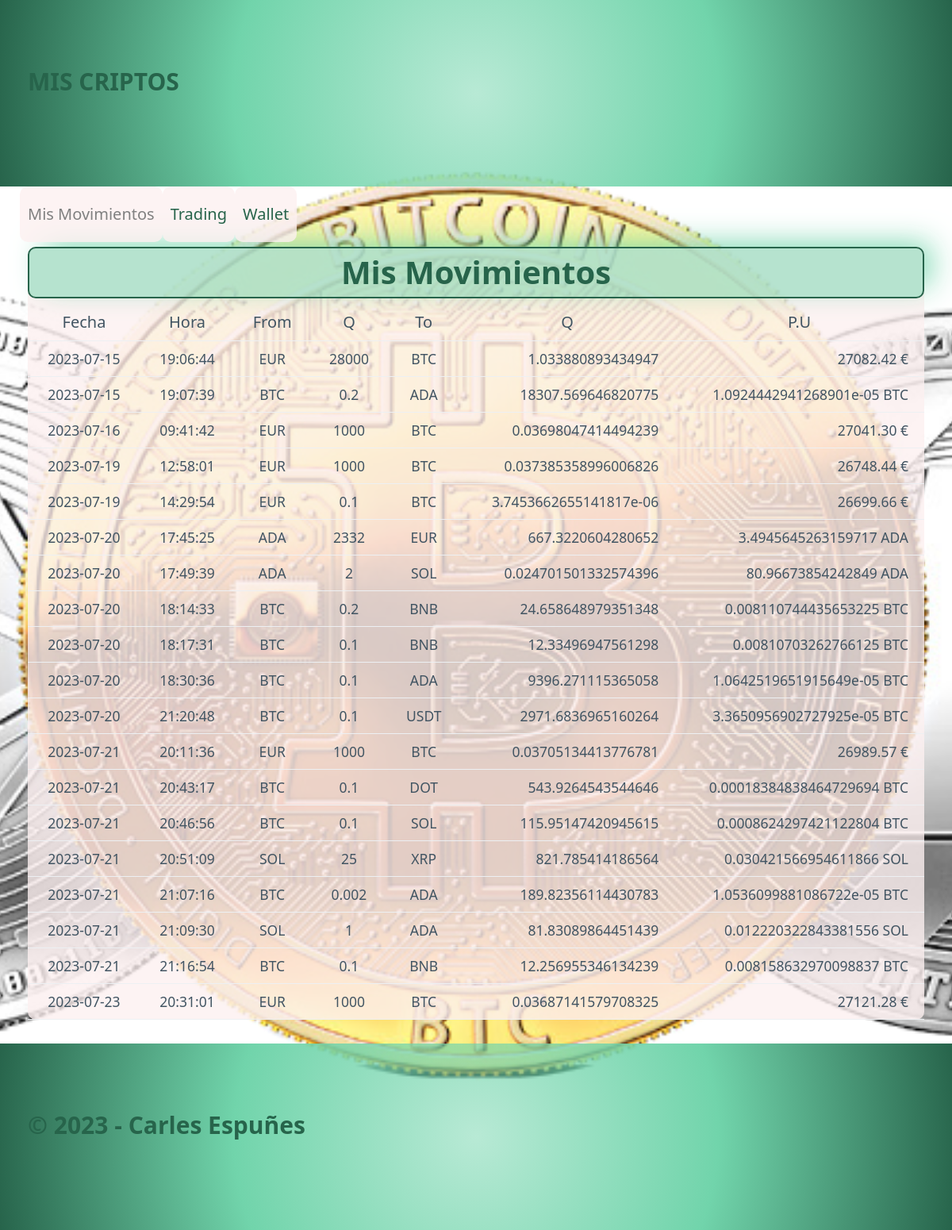
Before: / with the older database file.
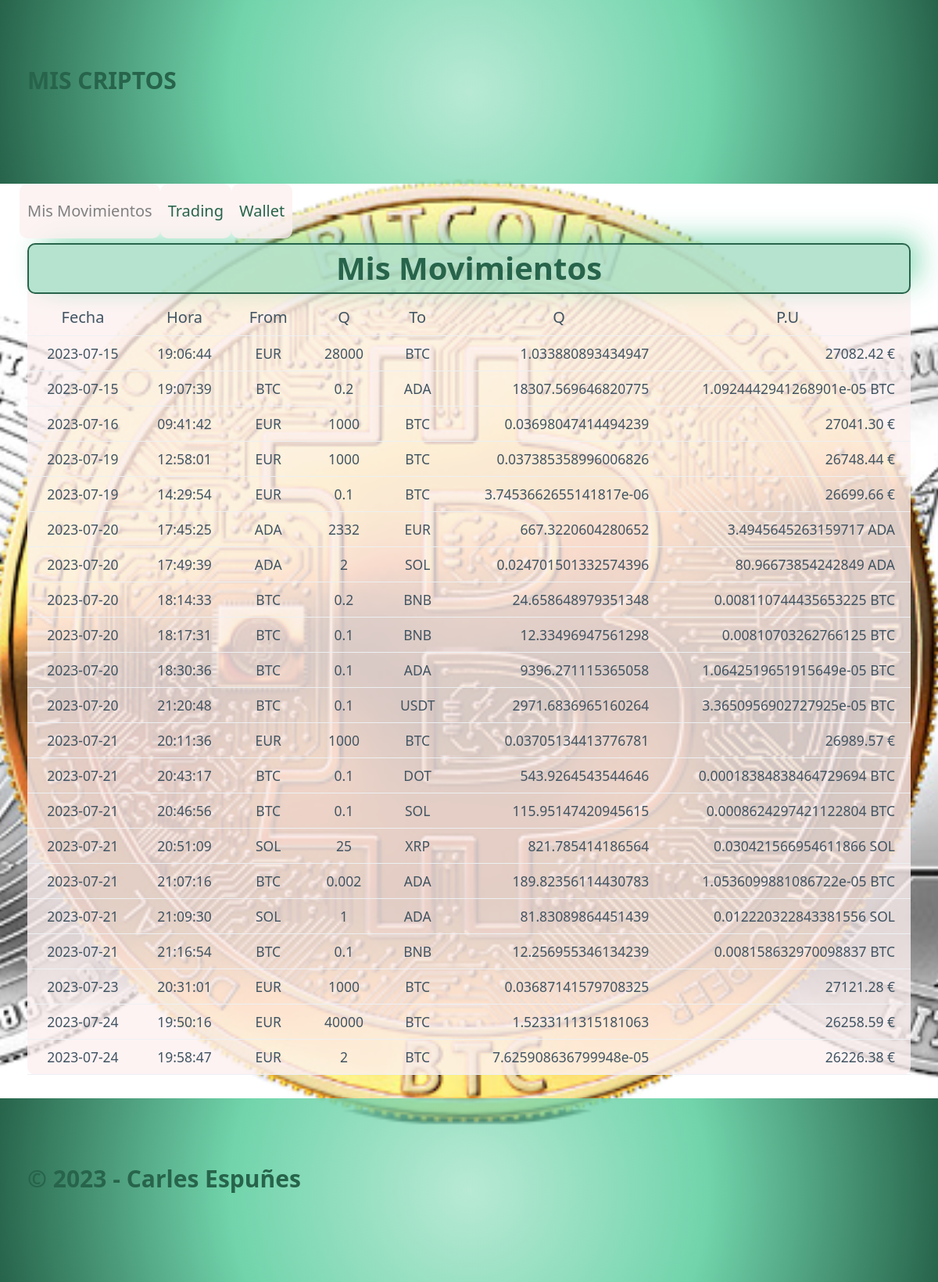
After: the same page with the newer database file.
### tables this page shows
CREATE TABLE "movements" (
	"id"	INTEGER,
	"date"	TEXT NOT NULL,
	"time"	TEXT NOT NULL,
	"moneda_from"	TEXT NOT NULL,
	"cantidad_from"	NUMERIC NOT NULL,
	"moneda_to"	TEXT NOT NULL,
	"cantidad_to"	REAL NOT NULL,
	PRIMARY KEY("id" AUTOINCREMENT)
);

### mis_criptos/routes.py (the view, shortened to what this page needs)
@app.route("/", methods=["GET", "POST"])#methods para que sepa cuando llega del redirect del purchase
def index():
    if request.method == "GET":
        try:
            movements= dao.get_all()
            return render_template("index.html", movements=movements, title="Mis movimientos", route=request.path)#el route lo pasamos para usarlo para desactivar el link del nav, el request.path devuelvela parte de la URL después del nombre de dominio.
        except (ValueError, sqlite3.OperationalError) as e:
            flash("Su fichero de datos está corrupto")
            flash(str(e))
            return render_template("index.html", movements=[], title="Mis Movimientos")

### mis_criptos/models.py (called while the page is built)
    def get_all(self):
        query="""
        SELECT  date, time, moneda_from, cantidad_from, moneda_to, cantidad_to, id FROM movements ORDER by date, time;
        """
        conn=sqlite3.connect(self.path)
        cur=conn.cursor()
        cur.execute(query)
        res=cur.fetchall() # devuelve una lista de tuplas con la resta de la consulta
        lista = [Movement(*reg) for reg in res]# crea una lista con primero lo que se quiere añadir y luego lo que se recorre  esto se llama LIST COMPREHENSION
        conn.close()
        return lista

### mis_criptos/templates/index.html
{% extends "base.html" %}
{%block content%}
    <div class="title">
        <h1>Mis Movimientos</h1>
    </div>
    {% if movements != [] %}
        <table>
            <tr>
                <th>Fecha</th>
                <th>Hora</th>
                <th>From</th>
                <th>Q</th>
                <th>To</th>
                <th>Q</th>
                <th>P.U</th>
            </tr>
            {% for movement in movements %}
            <tr>
                <td>{{ movement.date }}</td>
                <td>{{ movement.time }}</td>
                <td>{{ movement.moneda_from }}</td>
                <td>{{ movement.cantidad_from }}</td>
                <td>{{ movement.moneda_to }}</td>
                <td class="pu">{{ movement.cantidad_to }}</td>
                <td class="pu">{% if movement.moneda_from == "EUR" %} {% if (movement.cantidad_from / movement.cantidad_to).is_integer() %}  {{ (movement.cantidad_from / movement.cantidad_to)| int }} {% else %} {{ "%.2f" | format((movement.cantidad_from / movement.cantidad_to)| float )}} {% endif %} € {% else %} {{ movement.cantidad_from / movement.cantidad_to }} {{ movement.moneda_from }} {% endif %}</td>
            </tr>
            {% endfor %}
        </table>
    {% else %}
    <div class="sin-mov">
        <p>SIN MOVIMIENTOS</p>
    </div>
    {% endif %}
{%endblock%}

### mis_criptos/templates/base.html (shortened to what this page needs)
<html lang="en">
    <head>
        <link rel="stylesheet" href="/static/pico.css">
        <link rel="stylesheet" href="/static/styles.css">
    </head>
    <body>
        <header id="header">
            <p class="container">MIS CRIPTOS</p>
        </header>
        <div id="bloque">
        <nav class="container">
            <ul>
                <li><a href="/" {% if route == "/" %} class="deactivate" {% endif %}>Mis Movimientos</a></li>
                <li><a href="/purchase" {% if route == "/purchase" %} class="deactivate" {% endif %}>Trading</a></li>
                <li><a href="/status" {% if route == "/status" %} class="deactivate" {% endif %}>Wallet</a></li>
            </ul>
        </nav>
        <main class="container">
            {% block content %}{%endblock%}
        </main>
        </div>
        <footer>
            <p class="container">&copy; 2023  -  Carles Espuñes</p>
        </footer>
    </body>
</html>

### mis_criptos/static/styles.css (style rules this page uses)
:root { --primario: rgb(113, 212, 171); --primarioOscuro: rgb(39, 100, 75); --primarioOpaco: rgba(113, 212, 171, 0.5); --error: rgb(247, 165, 165); --errorOscuro: rgb(245, 53, 53); --fondo: rgba(253, 241, 241,0.8); }
body { background: url(/static/images/cryptos.png) no-repeat; background-size: cover; background-position: center center; }
nav a { color: var(--primarioOscuro) }
a.deactivate { pointer-events: none; color: gray; text-decoration: none; cursor: default; }
.title { text-align: center; background-color: var(--primarioOpaco); border: solid 0.1rem var(--primarioOscuro); border-radius: 0.5rem; -webkit-box-shadow: 14px -10px 38px -7px rgba(113,212,171,0.96); -moz-box-shadow: 14px -10px 38px -7px rgba(113,212,171,0.96); box-shadow: 14px -10px 38px -7px rgba(113,212,171,0.96); height: 65px; margin:0.3rem 0rem; }
body { display:flex; flex-direction: column; min-height:100vh; }
li, main { background-color: var(--fondo); border-radius: 0.5rem; }
main { flex-grow:1; margin-bottom: 1rem; }
header, footer { background-image: radial-gradient(circle, var(--primarioOpaco), var(--primario), var(--primarioOscuro)) }
header p, footer p { color:var(--primarioOscuro); font-weight: bold; font-size: 1.5rem; }
footer { margin-top: auto; }
h1 { color:var(--primarioOscuro) }
th, td { text-align: center; }
.pu { text-align: right; }

Changed rows visible on the page:
added movements: date "2023-07-24", time "19:50:16", moneda_from "EUR", cantidad_from "40000", moneda_to "BTC", cantidad_to "1.5233111315181063", (movement.cantidad_from/movement.cantidad_to)|float "26258.59"
added movements: date "2023-07-24", time "19:58:47", moneda_from "EUR", cantidad_from "2", moneda_to "BTC", cantidad_to "7.625908636799948e-05", (movement.cantidad_from/movement.cantidad_to)|float "26226.38"
